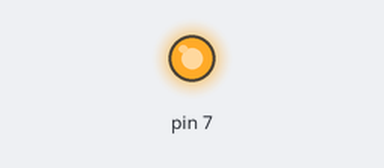
A program run on a simulated Raspberry Pi (header pin numbers). Parts: output pins drawn as LEDs (lit = HIGH). At 0.0 s the program stops and its outputs stay as they are.

Above: at 0.1 s.
Timing chart, 0 to 1.5 s (numbered marks = the images above):
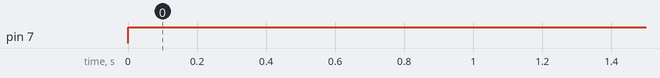

Measured:
- by itself, pin 7: LOW → HIGH at 0.00 s

The program:

led1.py
```python
## http://www.thirdeyevis.com/pi-page-2.php
## Turn on an LED

import RPi.GPIO as GPIO ## Import GPIO library
GPIO.setmode(GPIO.BOARD) ## Use board pin numbering
GPIO.setup(7, GPIO.OUT) ## Setup GPIO Pin 7 to OUT
GPIO.output(7,True) ## Turn on GPIO pin 7
```
